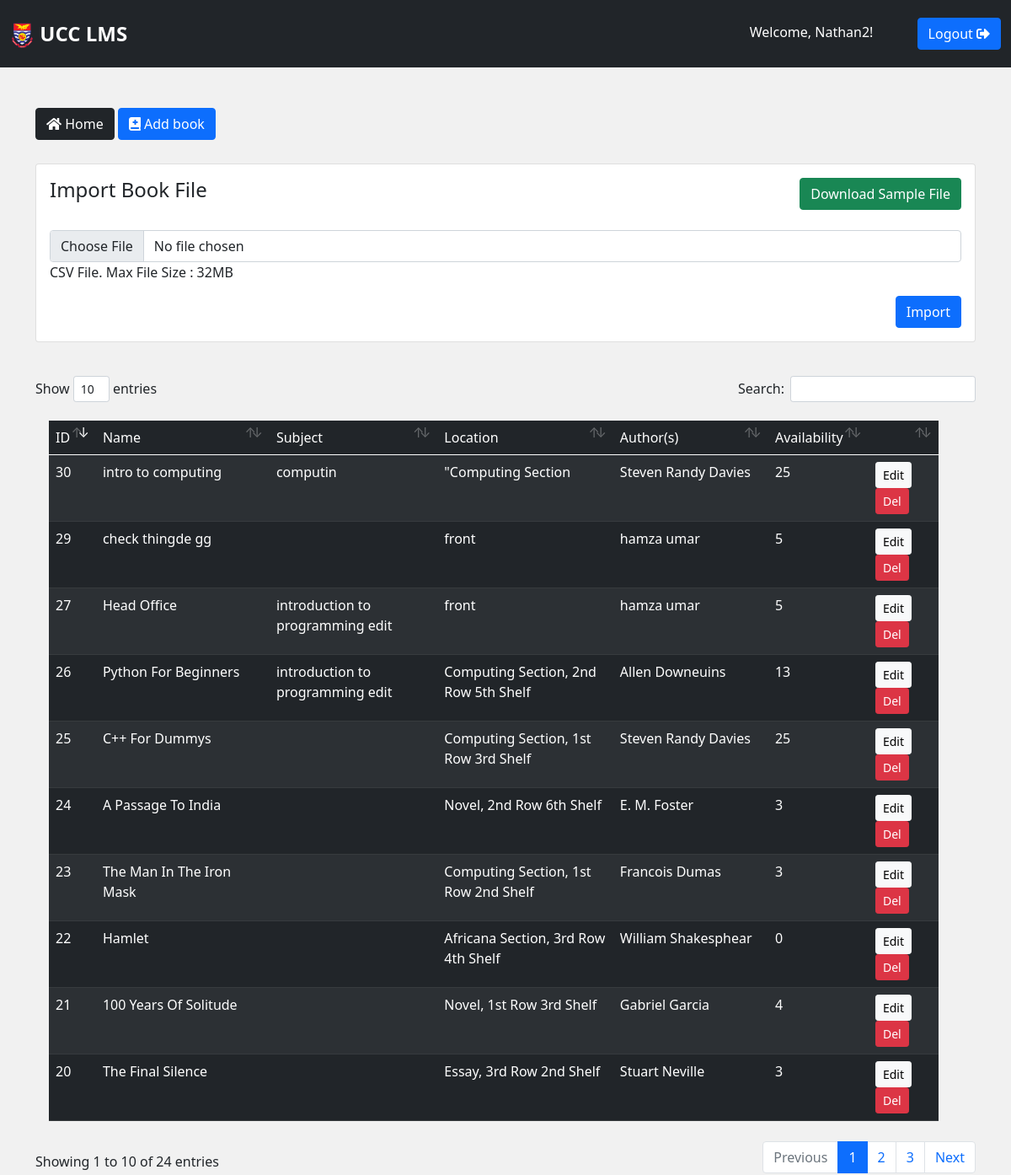
The page /view-books/ (signed in) on the database its author committed.
### ucclms/models.py (models this page shows, shortened)
class Book(models.Model):
    title = models.CharField(max_length = 255, blank=False, null=False)
    publisher = models.CharField(max_length = 255, blank=True, null=True)
    availability = models.IntegerField(default=0, blank=True, null=True)
    year = models.CharField(max_length = 4, blank=True, null=True)
    author = models.CharField(max_length = 255, blank=True, null=True)
    location = models.CharField(max_length = 255, blank=True, null=True)
    subject = models.ForeignKey(Subject, on_delete=models.SET_NULL, null=True, blank=True, related_name='booksubject')
    is_stolen = models.BooleanField(default=False)
    no_stolen = models.IntegerField(null=True, blank=True, default=0)

class Subject(models.Model):
    name = models.CharField(unique=True, max_length=200)
    created_at = models.DateTimeField(auto_now_add=True)

### ucclms/views.py (the view, shortened to what this page needs)
# urls.py: path('view-books/', views.viewBooks, name='view-books'),
@login_required(login_url='login')
def viewBooks(request):
    books = Book.objects.order_by('-id')
    context = {'books': books}
    return render(request, 'ucclms/view-books.html', context)

### ucclms/templates/ucclms/view-books.html (shortened to what this page needs)
{% extends 'base.html' %}
{% block content %}
<div class="container users mt-5">
    <a href="{% url 'admin-dashboard' %}" class="btn btn-dark mb-2"><i class="fas fa-home"></i> Home</a>
    <a href="{% url 'add-book' %}" class="btn btn-primary mb-2"><i class="fas fa-book-medical"></i> Add book</a>
    <div class="col-12" >
        <div class="card" style="margin: 20px 0 40px;">
            <div class="card-body">
                <div class=" d-flex justify-content-between">
                    <h4>Import Book File</h4>
                    <a href="#"  class="btn btn-success waves-effect waves-light"> Download Sample File</a>
                </div>
                <br>
                <form action="" method="POST" enctype="multipart/form-data">
                    <input type="file" class="form-control" id="example-fileinput" name="file" required>
                    <p>CSV File. Max File Size : 32MB</p>
                    <div class="button-list d-flex justify-content-between">
                        <button type="submit" class="btn btn-primary waves-effect waves-light"> Import</button>
                    </div>
                </form>
            </div>
        </div>
    </div>
    <table class="table table-striped p-3 table-dark mt-2" id="table_id">
        <thead>
            <tr>
                <td>ID</td>
                <td>Name</td>
                <td>Subject</td>
                <td>Location</td>
                <td>Author(s)</td>
                <td>Availability</td>
                <td></td>
            </tr>
        </thead>
        <tbody>
            {% for book in books %}
            <tr>
                <td>{{book.id}}</td>
                <td>{{book.title}}</td>
                <td>{{book.subject.name}}</td>
                <td>{{book.location}}</td>
                <td>{{book.author}}</td>
                <td>{{book.availability}}</td>
                <td>
                    <a href="{% url 'edit-book' book.id %}" class="btn btn-light btn-sm">Edit</a>
                    <a href="{% url 'delete-book' book.id %}" class="btn btn-danger btn-sm">Del</a>
                </td>
            </tr>
            {% endfor %}
        </tbody>
    </table>
</div>
    {% endblock %}

### templates/base.html (shortened to what this page needs)
<!DOCTYPE html>
{% load static %}
<html lang="en">
<head>
    <link rel="stylesheet" type="text/css" href="{% static '/css/all.min.css' %}">
    <link rel="stylesheet" type="text/css" href="{% static '/css/sign-up.css' %}">
    <link rel="stylesheet" type="text/css" href="{% static '/css/bootstrap.css' %}">
    <link rel="stylesheet" type="text/css" href="{% static '/css/main.css' %}">
    <link rel="stylesheet" type="text/css" href="{% static '/css/dashstyle.css' %}">
    <link href="{% static 'libs/datatables/dataTables.bootstrap4.min.css' %}" rel="stylesheet" type="text/css" />
    <link href="{% static 'libs/datatables/responsive.bootstrap4.min.css' %}" rel="stylesheet" type="text/css" />
    <link href="{% static 'libs/datatables/buttons.bootstrap4.min.css' %}" rel="stylesheet" type="text/css" />
    <link href="{% static 'libs/datatables/select.bootstrap4.min.css' %}" rel="stylesheet" type="text/css" />
</head>
<body>
    <nav class="navbar navbar-dark bg-dark py-3">
        <div class="container-fluid">
            <div class="logo"><a href="/"><img src="{% static '/img/ucc_web_logo.png' %}" alt="logo.png" height='30px'>
                    UCC LMS</a></div>
            <div class="right">
                <span id="hello-msg" class="mx-5" style="text-transform: capitalize; color: white;">Welcome,
                    {{request.user}}!</span>
                <a href="{% url 'logout' %}" class="btn btn-primary">
                    Logout <i class="fas fa-sign-out-alt"></i>
                </a>
            </div>
        </div>
    </nav>
    {% block content %}
    {% endblock %}
</body>
</html>

### static/css/main.css (style rules this page uses)
* { margin: 0; padding: 0; box-sizing: border-box; }
body { background-color: rgb(241, 241, 241); }
a { text-decoration: none; }
nav.navbar { height: 10vh; }
nav.navbar a { color: #fff; }
nav .logo { font-weight: bold; font-size: 1.5rem; }

### rows shown on the page
Book: id "30", title "intro to computing", subject.name "computin", location "\"Computing Section", author "Steven Randy Davies", availability "25"
Book: id "29", title "check thingde gg", location "front", author "hamza umar", availability "5"
Book: id "27", title "Head Office", subject.name "introduction to programming edit", location "front", author "hamza umar", availability "5"
Book: id "26", title "Python For Beginners", subject.name "introduction to programming edit", location "Computing Section, 2nd Row 5th Shelf", author "Allen Downeuins", availability "13"
Book: id "25", title "C++ For Dummys", location "Computing Section, 1st Row 3rd Shelf", author "Steven Randy Davies", availability "25"
Book: id "24", title "A Passage To India", location "Novel, 2nd Row 6th Shelf", author "E. M. Foster", availability "3"
Book: id "23", title "The Man In The Iron Mask", location "Computing Section, 1st Row 2nd Shelf", author "Francois Dumas", availability "3"
Book: id "22", title "Hamlet", location "Africana Section, 3rd Row 4th Shelf", author "William Shakesphear", availability "0"
Book: id "21", title "100 Years Of Solitude", location "Novel, 1st Row 3rd Shelf", author "Gabriel Garcia", availability "4"
Book: id "20", title "The Final Silence", location "Essay, 3rd Row 2nd Shelf", author "Stuart Neville", availability "3"

### other values the page prints
{{ request.user }} "Nathan2"
